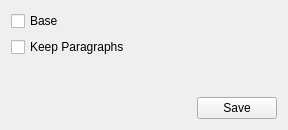
<?xml version="1.0" encoding="UTF-8"?>
<ui version="4.0">
 <class>FormOption</class>
 <widget class="QWidget" name="FormOption">
  <property name="geometry">
   <rect>
    <x>0</x>
    <y>0</y>
    <width>288</width>
    <height>130</height>
   </rect>
  </property>
  <property name="windowTitle">
   <string>Form</string>
  </property>
  <layout class="QHBoxLayout" name="horizontalLayout_2">
   <item>
    <layout class="QVBoxLayout" name="verticalLayout">
     <item>
      <widget class="QCheckBox" name="baseCB">
       <property name="text">
        <string>Base</string>
       </property>
      </widget>
     </item>
     <item>
      <widget class="QCheckBox" name="keepParCB">
       <property name="text">
        <string>Keep Paragraphs</string>
       </property>
      </widget>
     </item>
     <item>
      <spacer name="verticalSpacer">
       <property name="orientation">
        <enum>Qt::Vertical</enum>
       </property>
       <property name="sizeHint" stdset="0">
        <size>
         <width>20</width>
         <height>40</height>
        </size>
       </property>
      </spacer>
     </item>
     <item>
      <layout class="QHBoxLayout" name="horizontalLayout">
       <item>
        <spacer name="horizontalSpacer">
         <property name="orientation">
          <enum>Qt::Horizontal</enum>
         </property>
         <property name="sizeHint" stdset="0">
          <size>
           <width>40</width>
           <height>20</height>
          </size>
         </property>
        </spacer>
       </item>
       <item>
        <widget class="QPushButton" name="saveButton">
         <property name="text">
          <string>Save</string>
         </property>
        </widget>
       </item>
      </layout>
     </item>
    </layout>
   </item>
  </layout>
 </widget>
 <resources/>
 <connections/>
</ui>
